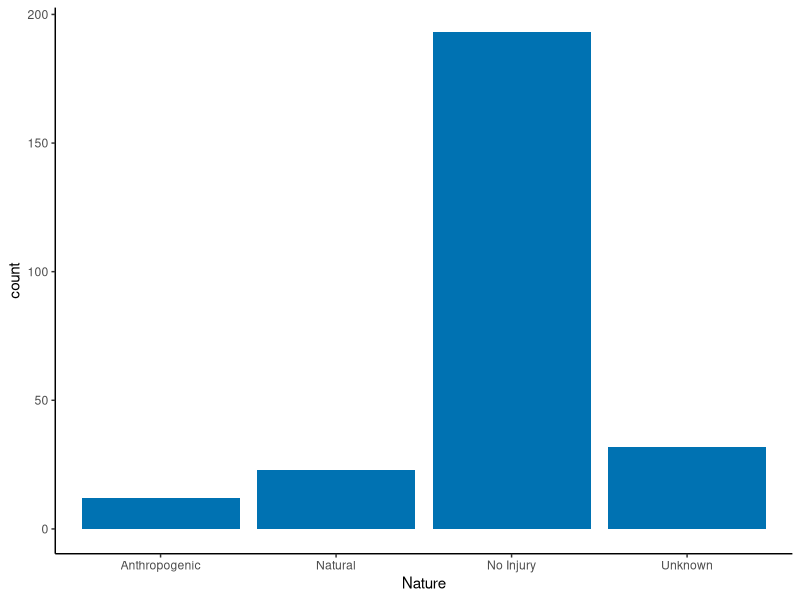
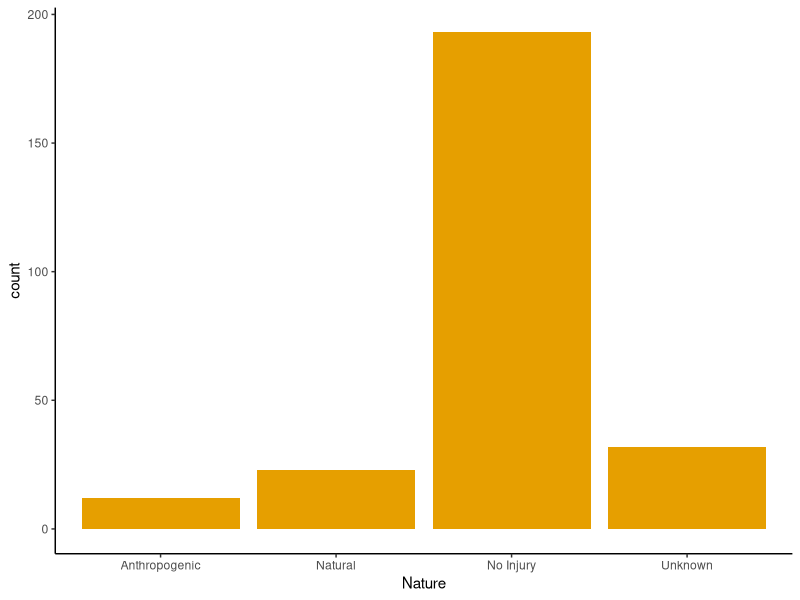

These charts were generated, in order, by the following R code: (Note: this script raises an error after producing the figures.)
## ---- chunk 1
library(ggplot2)
library(tidyverse); theme_set(theme_classic())
## ---- chunk 2
#import data file
df <- read.csv("GreenSeaTurtlesInjuryData_2019-2023.csv", h=TRUE)

#filter out duplicates 
df <- df %>% distinct(ID, .keep_all = TRUE)

#what data class is injury nature (df$Nature)
class(df$Nature)

#make it a factor
df$Nature <- as.factor(df$Nature)

#use levels() to verify it's now a factor with 4 levels
levels(df$Nature)
## ---- chunk 3
colorBlindPal  <- c("#000000", "#E69F00", "#56B4E9", "#009E73", 
                       "#F0E442", "#0072B2", "#D55E00", "#CC79A7")
## ---- chunk 4
InjuryNature.plot <- ggplot(data = df, aes(Nature))+
  geom_bar(fill = "#0072B2")
InjuryNature.plot
## ---- chunk 5
#Number of Natural injuries
nat <- length(df$Nature[df$Nature=="Natural"])
anthro <- length(df$Nature[df$Nature=="Anthropogenic"])
unknown <- length(df$Nature[df$Nature=="Unknown"])


?prop.test
anthro
nat+anthro+unknown

prop.test(anthro, nat+anthro+unknown, alternative = "two.sided", conf.level = 0.95)
## ---- chunk 6
InjuryNature.plot <- ggplot(data = df, aes(Nature))+
  geom_bar(fill = "#E69F00")
InjuryNature.plot

## ---- chunk 7
BodyPart
## ---- chunk 8
BodyPart.plot <- ggplot(data = df, aes(BodyPart))+
  geom_bar(fill = "#E69F00")
BodyPart.plot
